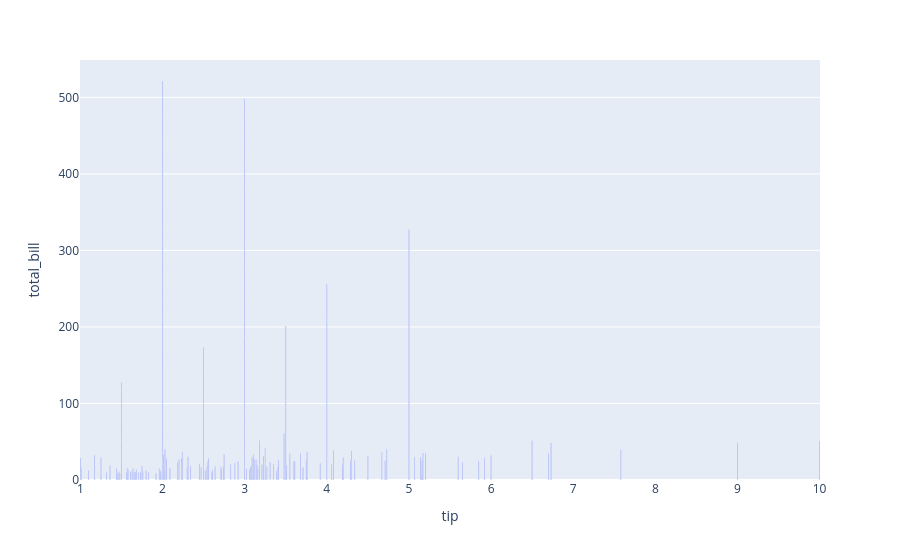

Write notebook code for a chart like this one.
### Code cell
px.bar(data_frame=df1, x='tip', y='total_bill')

### Figure 1 — Plotly figure (JSON) as saved in the notebook; plotly's stock layout.template omitted (floating-point values rounded to 4 significant figures; data arrays with more than 128 entries replaced by an {"elided": "..."} marker saying what was removed)
{"data": [{"alignmentgroup": "True", "hovertemplate": "tip=%{x}<br>total_bill=%{y}<extra></extra>", "legendgroup": "", "marker": {"color": "#636efa", "pattern": {"shape": ""}}, "name": "", "offsetgroup": "", "orientation": "v", "showlegend": false, "textposition": "auto", "type": "bar", "x": {"elided": "244 float values"}, "xaxis": "x", "y": {"elided": "244 float values"}, "yaxis": "y"}], "layout": {"barmode": "relative", "legend": {"tracegroupgap": 0}, "margin": {"t": 60}, "xaxis": {"anchor": "y", "domain": [0, 1], "title": {"text": "tip"}}, "yaxis": {"anchor": "x", "domain": [0, 1], "title": {"text": "total_bill"}}}}
